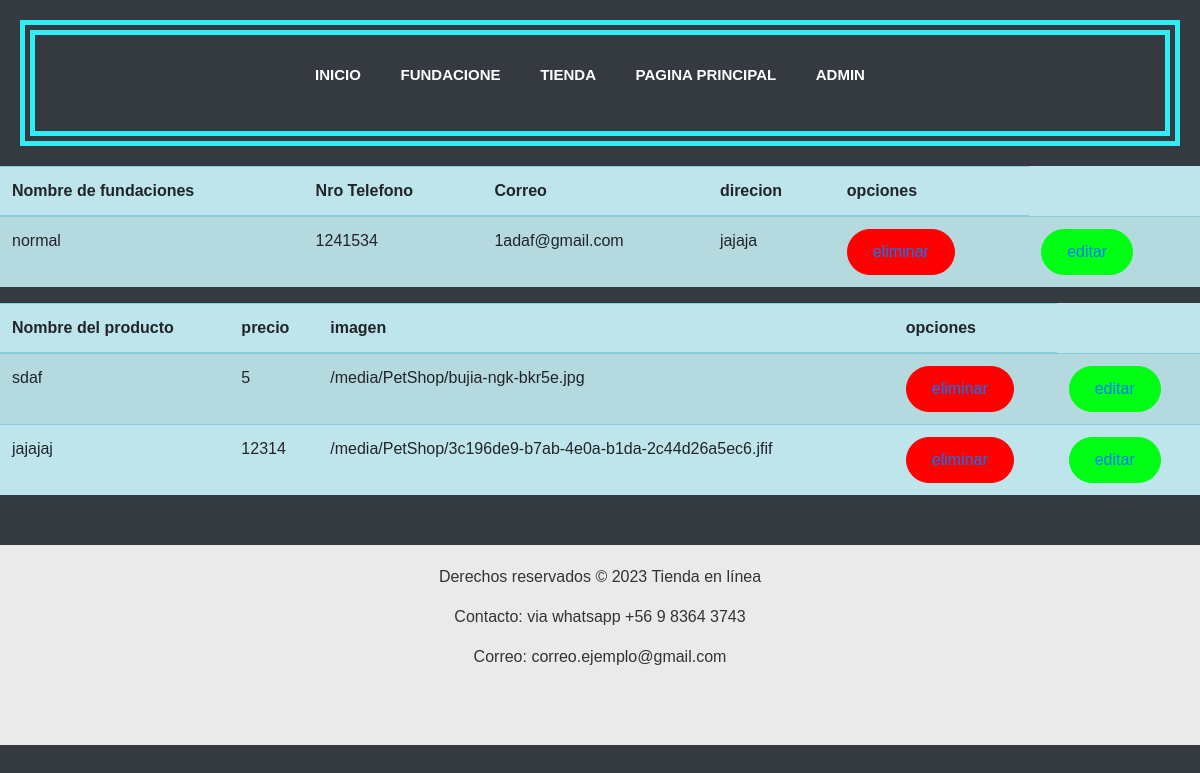
The app's page /administrador/inicioadmin (signed in) with its own data.
### PetShop/models.py (models this page shows, shortened)
class fundacion(models.Model):
    nombre_fundacion   = models.CharField(max_length=30)
    direcion           = models.CharField(max_length=50)
    nro_telefono       = models.IntegerField()
    corre              = models.EmailField()

class tienda(models.Model):
    nombre      = models.CharField(max_length = 30)
    precio      = models.IntegerField()
    imagen      = models.ImageField(upload_to='PetShop', null=True)

### administrador/views.py (the view)
# urls.py: path('inicioadmin', views.inicioadmin, name='inicioadmin'),
@login_required
def inicioadmin(request):
    request.session["usuario"]="joalmontes"
    usuario=request.session["usuario"]
    tiendas = tienda.objects.all()
    fundaciones = fundacion.objects.all()
    data = {
        'tiendas': tiendas,
        'fundaciones': fundaciones,
        'usuario':usuario
    }
    return render(request, 'administrador/inicioadmin.html', data)

### administrador/templates/administrador/inicioadmin.html (shortened to what this page needs)
{% extends 'administrador/base.html'%}
{% load static %}
{% block contenido %}
<link rel="stylesheet" href="{% static  'administrador/css/style_admin.css' %}">
<table class="table table-striped table-info">
    <thead>
    <tr>
        <th scope="col">Nombre de fundaciones </th>
        <th scope="col">Nro Telefono     </th>
        <th scope="col">Correo           </th>
        <th scope="col">direcion         </th>
        <th scope="col">opciones         </th>
    </tr>
    </thead>
    <tbody>
    {% for p in fundaciones %}
    <tr>
        <td>{{ p.nombre_fundacion }}</td>
        <td>{{ p.nro_telefono }}</td>
        <td>{{ p.corre}}</td>
        <td>{{ p.direcion }}</td>
        <td><button class="red-button"> <a href="{% url 'refugiodel' pk=p.nombre_fundacion %}">eliminar</a> </button></td>
        <td><button class="green-button"> <a href="{% url 'refugioedit' pk=p.nombre_fundacion %}">editar</a> </button></td>
    </tr>
    {%  endfor %}
    </tbody>
</table>
<table class="table table-striped table-info">
    <thead>
    <tr>
        <th scope="col">Nombre del producto </th>
        <th scope="col">precio              </th>
        <th scope="col">imagen              </th>
        <th scope="col">opciones         </th>
    </tr>
    </thead>
    <tbody>
    {% for p in tiendas %}
    <tr>
        <td>{{ p.nombre }}</td>
        <td>{{ p.precio }}</td>
        {% if p.imagen%}
            <td>{{ p.imagen.url}}</td>
        {% endif %}
        <td><button class="red-button"> <a href="{% url 'productodel' pk=p.nombre %}">eliminar</a> </button></td>
        <td><button class="green-button"> <a href="{% url 'productoedit' pk=p.nombre %}">editar</a> </button></td>
    </tr>
    {%  endfor %}
    </tbody>
</table>
{% endblock %}

### administrador/templates/administrador/base.html (shortened to what this page needs)
<!DOCTYPE html>
{% load static %}
<html lang="en">
<head>
    <link rel="stylesheet" href="{% static 'Petshop/css/style.css' %}">
    <link rel="stylesheet" href="https://cdn.jsdelivr.net/npm/bootstrap@4.6.2/dist/css/bootstrap.min.css"
>
    <link href="https://cdnjs.cloudflare.com/ajax/libs/font-awesome/5.13.0/css/all.min.css" rel="stylesheet">
</head>
<body class="bg-dark img-fluid">
    <section class="centra box">
        <nav>
            <ul class="ul">
                <li class="li"><a class="a" href="{% url 'inicioadmin' %}">inicio</a></li>
                <li class="li"><a class="a" href="{% url 'refugio' %}">fundacione</a></li>
                <li class="li"><a class="a" href="{% url 'tiendaforms' %}">tienda</a></li>
                <li class="li"><a class="a" href="{% url 'inicio' %}">pagina principal</a></li>
                <li class="li">
                    <a class="a dropdown" data-toggle="dropdown" aria-expanded="false" style=" cursor: pointer;">
                        {% if user.is_authenticated %}
                            {{ user.username }}
                        {% else %}
                            <a class="a" href="{% url 'login' %}">login</a>
                        {% endif %}
                    </a>
                </li>
            </ul>
        </nav>
    </section>
    {% block contenido %}
    {% endblock %}
        <footer>
            <p>Derechos reservados © 2023 Tienda en línea</p>
            <p> Contacto: via whatsapp +56 9 8364 3743</p>
            <p> Correo: correo.ejemplo@gmail.com</p>
        </footer>
</body>
</html>

### PetShop/static/PetShop/css/style.css (style rules this page uses)
* { margin: 0; padding: 0; box-sizing: border-box; font-family: sans-serif; }
.centra { margin: 20px; display: flex; justify-content: center; }
.box { border-width: 15px; border-color: #30edf4; border-style: double; }
.ul { font-family: "chivo mono",monospace; gap: 72px; float: right; margin-right: 20px; }
.li { list-style: none; display: inline-block; line-height: 80px; margin: 0 5px; }
.a { font-size: 15px; font-weight: 700; text-decoration: none; text-transform: uppercase; color: white; padding: 10px; transition: 0.5s ease; }
footer { background-color: #eaeaeb; color: #333; padding: 20px; text-align: center; margin-top:50px; width:100%; height:200px; }

### administrador/static/administrador/css/style_admin.css (style rules this page uses)
.red-button { display: inline-block; border: 0.1px solid #ff0000; border-radius: 50px; padding: 10px 25px; color: #fff; font-size: 16px; text-align: center; text-decoration: none; background-color: #ff0000; }
.green-button { display: inline-block; border: 0.1px solid #00ff15; border-radius: 50px; padding: 10px 25px; color: #fff; font-size: 16px; text-align: center; text-decoration: none; background-color: #00ff15; }

### records on screen
fundacion: nombre_fundacion "normal", nro_telefono "1241534", corre "1adaf@gmail.com", direcion "jajaja"
tienda: nombre "sdaf", precio "5", imagen "/media/PetShop/bujia-ngk-bkr5e.jpg"
tienda: nombre "jajajaj", precio "12314", imagen "/media/PetShop/3c196de9-b7ab-4e0a-b1da-2c44d26a5ec6.jfif"

### other values on screen
{{ user.username }} "ADMIN"
